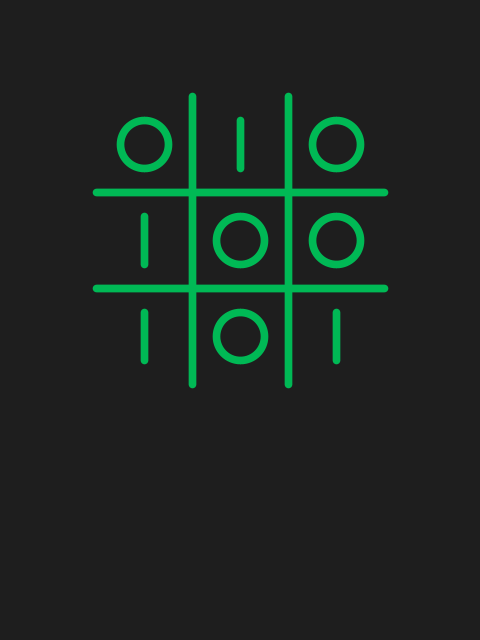
Frame 1 (no input)
Frame 2 (the mouse pressed at the canvas centre, redrawn once): identical to frame 1, image omitted

The Processing sketch that drew this single still picture (run headless with seeded random() and noise(); the mouse was pressed at the canvas centre and the sketch redrawn once):

// Processing sketch: war_games
// ── war_games.pde
// Manuale di Programmazione Cinematografica
// Daniele Olmisani, 2015

// Wargames (1983)


final color PAPER = color(30);
final color INK = color(0, 185, 85);


void setup() {  
  size(480, 640);
  noLoop();
}


void draw() {
  
  final float S =  min(width, height);
  final float U = 0.002;
  
  scale(0.1*S);
  
  background(PAPER);
  
  stroke(INK);
  strokeWeight(80*U);
  
  noFill();
  
  line(4, 2, 4, 8);
  line(6, 2, 6, 8);
  
  line(2, 4, 8, 4);
  line(2, 6, 8, 6);
  
  ellipse(3, 3, 1, 1);
  ellipse(7, 5, 1, 1);
  ellipse(5, 5, 1, 1);
  ellipse(5, 7, 1, 1);
  ellipse(7, 3, 1, 1);
  
  line(5, 2.5, 5, 3.5);
  line(3, 4.5, 3, 5.5);
  line(3, 6.5, 3, 7.5);
  line(7, 6.5, 7, 7.5);
  
  save("war-games.png"); 
}
